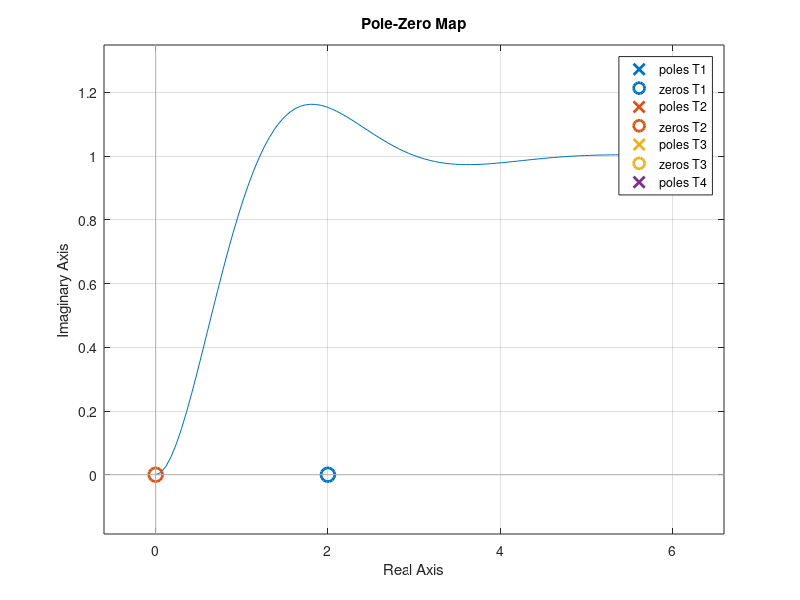

Write the MATLAB code that produced this figure.
%% Funciones de transferencia para wn=2 y z=1
T1=tf([-4 8],[1 2 4]);%s=2
T2=tf([1 0],[1 2 4]);%s=0
T3=tf([4 8],[1 2 4]); %s=-2
T4=tf(4,[1 2 4]);%sin cero
step(T1)
hold
step(T2)
step(T3)
step(T4)
legend('s=2','s=0','s=-2','sin cero');

%% dibujamos los polos y ceros, comentar el hold
pzmap(T1,T2,T3,T4)